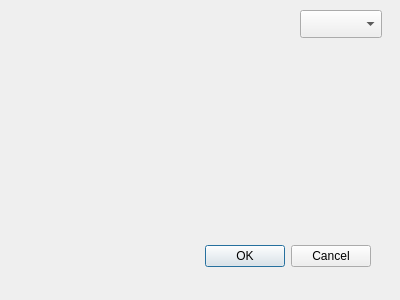
<?xml version="1.0" encoding="UTF-8"?>
<ui version="4.0">
 <class>MainWindow</class>
 <widget class="QDialog" name="MainWindow">
  <property name="geometry">
   <rect>
    <x>0</x>
    <y>0</y>
    <width>400</width>
    <height>300</height>
   </rect>
  </property>
  <property name="windowTitle">
   <string>Adjust Screen Brightness</string>
  </property>
  <widget class="QDialogButtonBox" name="buttonBox">
   <property name="geometry">
    <rect>
     <x>30</x>
     <y>240</y>
     <width>341</width>
     <height>32</height>
    </rect>
   </property>
   <property name="orientation">
    <enum>Qt::Horizontal</enum>
   </property>
   <property name="standardButtons">
    <set>QDialogButtonBox::Cancel|QDialogButtonBox::Ok</set>
   </property>
  </widget>
  <widget class="QComboBox" name="comboBox">
   <property name="geometry">
    <rect>
     <x>300</x>
     <y>10</y>
     <width>82</width>
     <height>28</height>
    </rect>
   </property>
  </widget>
 </widget>
 <resources/>
 <connections>
  <connection>
   <sender>buttonBox</sender>
   <signal>accepted()</signal>
   <receiver>MainWindow</receiver>
   <slot>accept()</slot>
   <hints>
    <hint type="sourcelabel">
     <x>248</x>
     <y>254</y>
    </hint>
    <hint type="destinationlabel">
     <x>157</x>
     <y>274</y>
    </hint>
   </hints>
  </connection>
  <connection>
   <sender>buttonBox</sender>
   <signal>rejected()</signal>
   <receiver>MainWindow</receiver>
   <slot>reject()</slot>
   <hints>
    <hint type="sourcelabel">
     <x>316</x>
     <y>260</y>
    </hint>
    <hint type="destinationlabel">
     <x>286</x>
     <y>274</y>
    </hint>
   </hints>
  </connection>
 </connections>
</ui>
